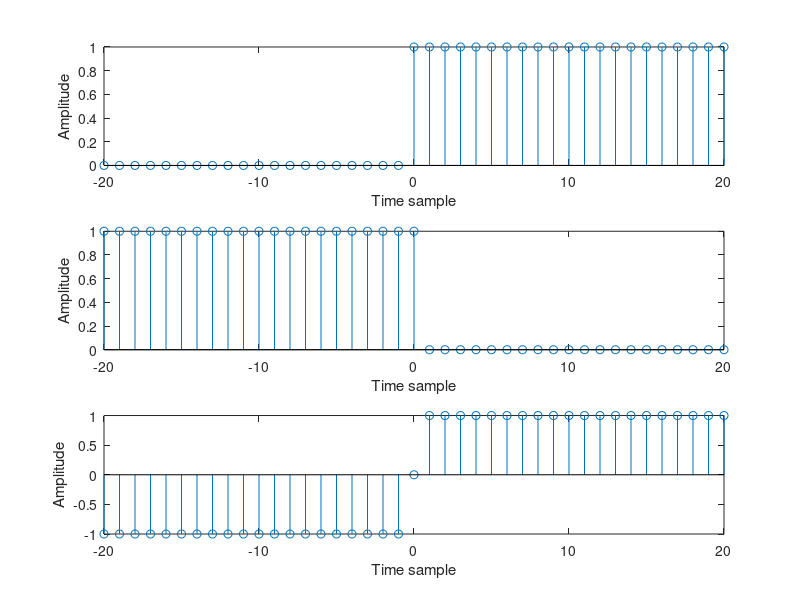

This chart was generated by the following MATLAB code:
n = -20: 20;
signum_n =(n >= 0);
subplot(3,1,1);
stem(n,signum_n);
% axis ([-10 10 -5 5]);
xlabel('Time sample');
ylabel('Amplitude');

sign_n =(n <= 0);
subplot(3,1,2);
stem(n,sign_n);
% axis ([10 10 -5 5]);
xlabel('Time sample');
ylabel('Amplitude');

sig_n =(n >= 0)-(n<=0);
subplot(3,1,3);
stem(n,sig_n);
% axis ([-10 10 -3 3]);
xlabel('Time sample');
ylabel('Amplitude');
